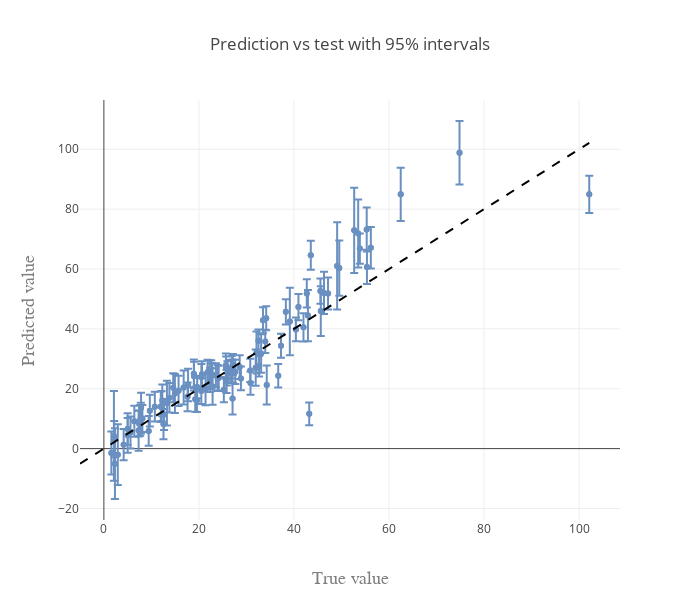

The notebook cell saved with this chart:
### Code cell
pltlyoff.iplot(figs[1], filename='')
